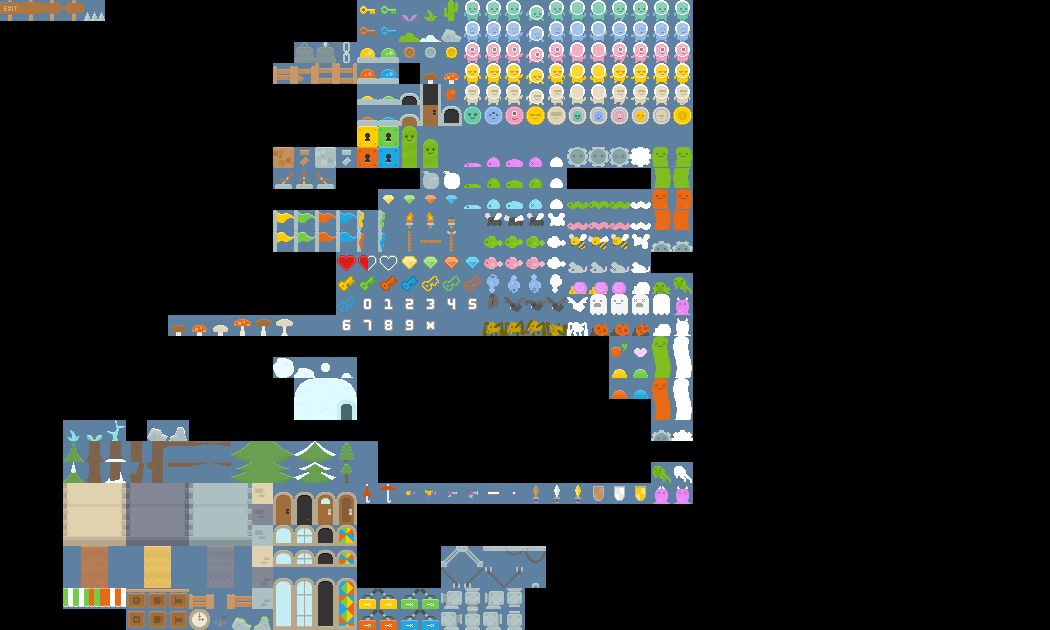

A level layout from a 2D game, rendered from its tile map. Below: a short description, then the map file with tile-grid data replaced by summaries:
An orthogonal 50x30 tile map with 21x21 px tiles, 1 tile layer (Tile Layer 1).

<map version="1.0" orientation="orthogonal" renderorder="right-down" width="50" height="30" tilewidth="21" tileheight="21" nextobjectid="1">
 <tileset firstgid="1" name="spritesheet" tilewidth="21" tileheight="21" spacing="2" margin="2">
  <image source="spritesheet.png" width="692" height="692" />
 </tileset>
 <layer name="Tile Layer 1" width="50" height="30">
  <data>[1500 cells, 484 non-empty, 484 distinct tile ids]</data>
 </layer>
</map>
